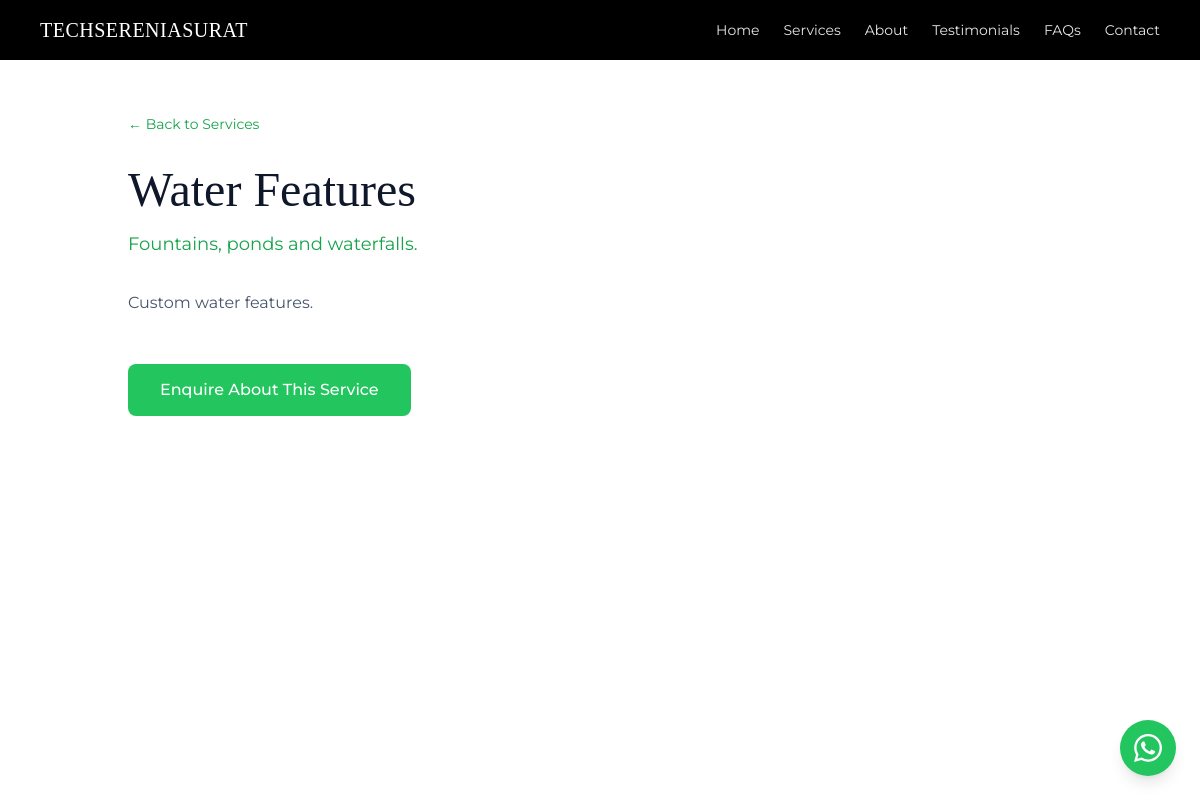
Screenshot of /services/3 with the database file from the repository.
### tables this page shows
CREATE TABLE settings (
            id INTEGER PRIMARY KEY, company_name TEXT DEFAULT 'TECHSERENIA',
            hero_title TEXT DEFAULT 'Turn Your Dubai Outdoor Space into an Exclusive Oasis',
            hero_subtitle TEXT DEFAULT 'Luxury landscape design and swimming pools by experts',
            logo TEXT DEFAULT '', bg_type TEXT DEFAULT 'image', bg_file TEXT DEFAULT '',
            whatsapp TEXT DEFAULT '971500000000', phone TEXT DEFAULT '', email TEXT DEFAULT '',
            address TEXT DEFAULT '', map_url TEXT DEFAULT '', instagram TEXT DEFAULT '', facebook TEXT DEFAULT '',
            founder_name TEXT DEFAULT 'Founder Name', founder_title TEXT DEFAULT 'Founder & CEO',
            founder_desc TEXT DEFAULT 'Passionate about creating beautiful outdoor spaces across Dubai.',
            founder_image TEXT DEFAULT '', services_bg TEXT DEFAULT '',
            admin_pass TEXT DEFAULT '', delete_pass TEXT DEFAULT '',
            stat_projects TEXT DEFAULT '150', stat_years TEXT DEFAULT '12', stat_satisfaction TEXT DEFAULT '98', stat_team TEXT DEFAULT '25', stat_happy TEXT DEFAULT '200', stat_reviews TEXT DEFAULT '180',
            counters_bg TEXT DEFAULT '', faq_image TEXT DEFAULT '', faq_heading TEXT DEFAULT 'Some General Question?', cta_bg TEXT DEFAULT '', form_title TEXT DEFAULT 'Transform Your Dream Landscape with a Tailored Consultation', form_subtitle TEXT DEFAULT 'Book a private, one-on-one consultation with Dubai''s leading landscaping experts to explore a bespoke outdoor design tailored to your villa and lifestyle.', form_heading TEXT DEFAULT 'Schedule Your Free Consultation',
            smtp_sender TEXT DEFAULT '', smtp_app_pass TEXT DEFAULT '', smtp_receiver TEXT DEFAULT '',
            intro_title TEXT DEFAULT 'Green Space Landscaping Services',
            intro_text TEXT DEFAULT 'We believe outdoor spaces should be sanctuaries that nurture well-being and celebrate nature.',
            intro_image TEXT DEFAULT '', intro_badge TEXT DEFAULT '6+', intro_badge_label TEXT DEFAULT 'Year Experience',
            show_services INTEGER DEFAULT 1, show_about INTEGER DEFAULT 1, show_founder INTEGER DEFAULT 1,
            show_testimonials INTEGER DEFAULT 1, show_faqs INTEGER DEFAULT 1, show_gallery INTEGER DEFAULT 1, show_intro INTEGER DEFAULT 1, show_clients INTEGER DEFAULT 1, show_videos TEXT DEFAULT '1', favicon TEXT DEFAULT '');

CREATE TABLE services (id INTEGER PRIMARY KEY AUTOINCREMENT, title TEXT, short_desc TEXT, full_desc TEXT, image TEXT DEFAULT '');

### app.py (the view)
@app.route("/services/<int:sid>")
def service_detail(sid):
    svc=get_service(sid)
    if not svc: return redirect(url_for("index")+"#services")
    return render_template("service_detail.html", s=gs(), service=svc, links=get_links())

### app.py (called while the page is built)
def db():
    c = sqlite3.connect(DB_PATH); c.row_factory = sqlite3.Row; return c

def gs():
    with db() as c: return dict(c.execute("SELECT * FROM settings WHERE id=1").fetchone())

def get_service(sid):
    with db() as c:
        r=c.execute("SELECT * FROM services WHERE id=?",(sid,)).fetchone()
        if not r: return None
        s=dict(r); s["images"]=[dict(i) for i in c.execute("SELECT id,filename FROM service_images WHERE service_id=?",(sid,))]; return s

def get_links():
    with db() as c: return [dict(r) for r in c.execute("SELECT * FROM external_links ORDER BY id")]

### templates/service_detail.html (shortened to what this page needs)
{% extends "base.html" %}
{% block content %}
<section class="pt-28 pb-20 min-h-screen bg-white">
  <div class="max-w-5xl mx-auto px-6 md:px-10">
    <a href="/#services" class="text-grass-dark hover:text-grass text-sm mb-8 inline-block">← Back to Services</a>
    <h1 class="font-display text-4xl md:text-5xl text-slate-900 mb-4">{{ service.title }}</h1>
    <p class="text-grass-dark text-lg mb-8">{{ service.short_desc }}</p>
    <div class="text-slate-600 leading-relaxed whitespace-pre-line">{{ service.full_desc }}</div>
    <div class="mt-12"><a href="/#contact" class="inline-block bg-grass hover:bg-grass-dark text-white px-8 py-3.5 rounded-lg font-medium">Enquire About This Service</a></div>
  </div>
</section>
{% endblock %}

### templates/base.html (shortened to what this page needs)
<!DOCTYPE html>
<html lang="en">
<head>
<script src="https://cdn.tailwindcss.com"></script>
<link rel="stylesheet" href="https://cdn.jsdelivr.net/npm/swiper@11/swiper-bundle.min.css">
</head>
<body class="bg-grass-soft text-slate-800" oncontextmenu="return false" onselectstart="return false" ondragstart="return false">
<header class="fixed top-0 inset-x-0 z-50 bg-black">
  <div class="max-w-7xl mx-auto flex items-center justify-between px-5 md:px-10 py-3 md:py-4">
    <a href="/#home" class="flex items-center gap-3">
      <span class="font-display text-lg md:text-xl text-white tracking-wide">{{ s.company_name if s else 'TECHSERENIA' }}</span>
    </a>
    <nav class="hidden md:flex items-center gap-6 text-sm text-white/90">
      <a href="/#home" class="hover:text-grass-light">Home</a>
      <a href="/#services" class="hover:text-grass-light">Services</a>
      <a href="/#about-us" class="hover:text-grass-light">About</a>
      <a href="/#testimonials" class="hover:text-grass-light">Testimonials</a>
      <a href="/#faqs" class="hover:text-grass-light">FAQs</a>
      <a href="/#consult" class="hover:text-grass-light">Contact</a>
    </nav>
  </div>
</header>
{% block content %}{% endblock %}
<a href="https://wa.me/{{ s.whatsapp if s and s.whatsapp else '971500000000' }}?text=Hello%2C%20I%27m%20interested%20in%20your%20landscaping%20services%20in%20Dubai." target="_blank" class="fixed bottom-6 right-6 z-40 bg-grass hover:bg-grass-dark w-14 h-14 rounded-full flex items-center justify-center shadow-lg">
</a>
</body></html>

### templates/base.html (style rules this page uses)
body { font-family:Montserrat,sans-serif;background:#f0fdf4;-webkit-user-select:none;user-select:none;-webkit-touch-callout:none }
.font-display { font-family:'Playfair Display',serif }
html { scroll-behavior:smooth }

### rows the page displays
settings: company_name "TECHSERENIASURAT"
services: title "Water Features", short_desc "Fountains, ponds and waterfalls.", full_desc "Custom water features."
